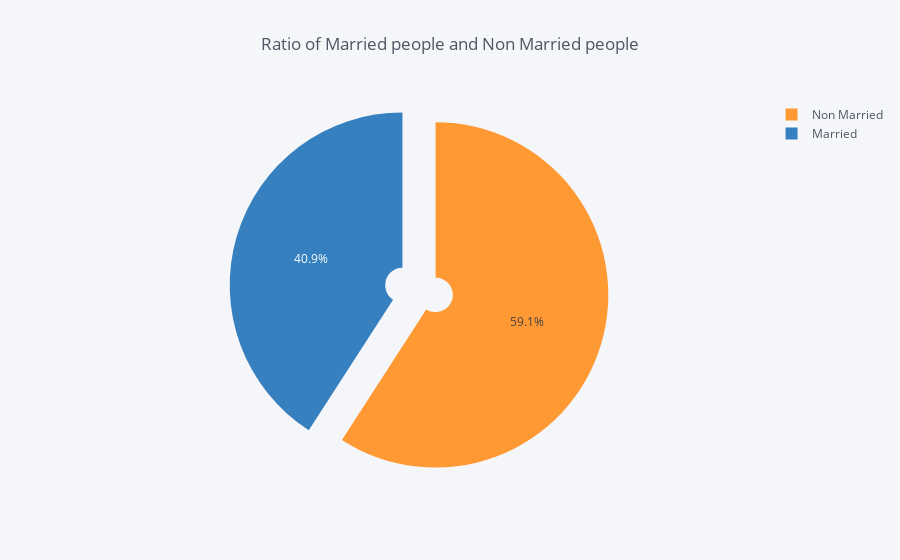

The notebook cell this image was saved under:
### Code cell
# married and non married population
status = df['Marital_Status'].value_counts().reset_index()
# Converting 0 and 1 into Married and Non Married in status DataFrame
status['index'] = status['index'].apply(lambda x: 'Non Married' if x==0 else 'Married')

status.iplot(kind='pie', labels='index', values='Marital_Status', hole=0.1, pull=0.1,
          title='Ratio of Married people and Non Married people')
status.T

### Figure 1 — Plotly figure (JSON) as saved in the notebook; plotly's stock layout.template omitted (floating-point values rounded to 4 significant figures)
{"data": [{"hole": 0.1, "labels": ["Non Married", "Married"], "marker": {"colors": ["rgba(255, 153, 51, 1.0)", "rgba(55, 128, 191, 1.0)"]}, "name": "", "pull": 0.1, "type": "pie", "values": [317817, 219760]}], "layout": {"legend": {"bgcolor": "#F5F6F9", "font": {"color": "#4D5663"}}, "paper_bgcolor": "#F5F6F9", "plot_bgcolor": "#F5F6F9", "title": "Ratio of Married people and Non Married people", "titlefont": {"color": "#4D5663"}}}
